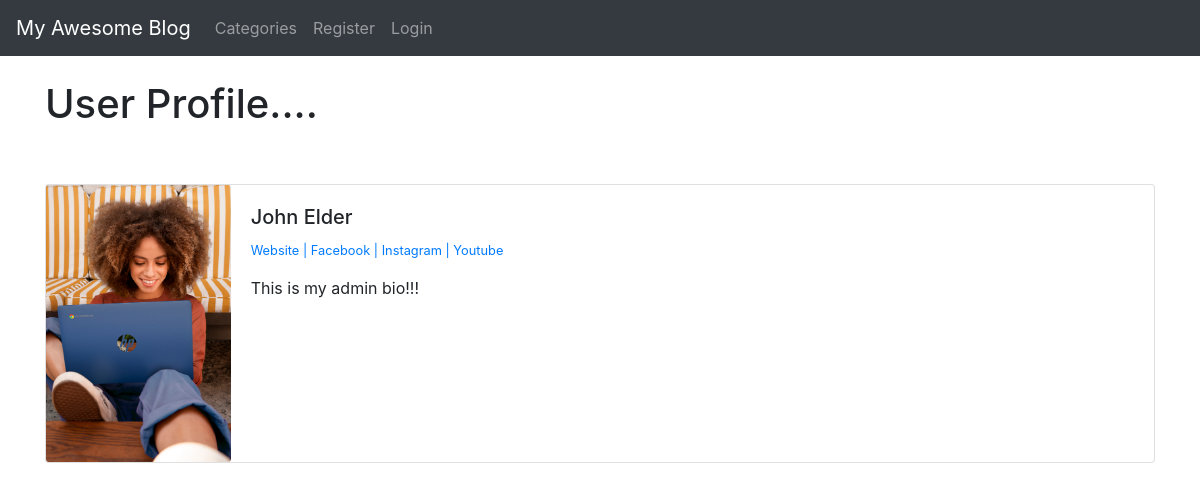
/members/1/profile/, run on the app's committed database.
### theblog/models.py (models this page shows, shortened)
class Profile(models.Model):
    user = models.OneToOneField(User,null=True, on_delete=models.CASCADE)
    bio=models.TextField()
    profile_pic= models.ImageField(null=True, blank=True, upload_to='images/profile/')
    website_url = models.CharField(max_length=1000,null=True,blank=True)
    facebook_url = models.CharField(max_length=1000, null=True, blank=True)
    twitter_url = models.CharField(max_length=1000, null=True, blank=True)
    instagram_url = models.CharField(max_length=1000, null=True, blank=True)
    youtube_url = models.CharField(max_length=1000, null=True, blank=True)

### members/views.py (the view)
# urls.py: path('<int:pk>/profile/', ShowProfilePageView.as_view(), name='show_profile_page'),
class ShowProfilePageView(DetailView):
    model=Profile
    template_name = 'registration/user_profile.html'
    def get_context_data(self, *args, **kwargs):
        context = super(ShowProfilePageView, self).get_context_data(*args, **kwargs)
        page_user=get_object_or_404(Profile,id=self.kwargs['pk'])
        context['page_user'] = page_user
        return context

### members/templates/registration/user_profile.html (shortened to what this page needs)
{% extends 'base.html' %}
{% load static %}
{% block content %}
<h1>User Profile....</h1>
<br/><br/>
<div class="card mb-3" >
  <div class="row no-gutters">
    <div class="col-md-2">
        {% if page_user.profile_pic %}
      <img src="{{page_user.profile_pic.url}}" class="card-img"  alt="...">
        {% else %}
        <img src="{% static 'theblog/images/istockphoto-522855255-612x612.jpg'%}" class="card-img"  alt="...">
        {% endif %}
    </div>
    <div class="col-md-10">
      <div class="card-body">
        <h5 class="card-title">{{page_user.user.first_name}} {{page_user.user.last_name}}</h5>
          <p class="small text-muted">
              {% if page_user.website_url %}
             <a href="{{page_user.website_url}}"> Website |</a>
              {% endif %}
              {% if page_user.facebook_url %}
              <a href="{{page_user.facebook_url}}">Facebook |</a>
              {% endif %}
              {% if page_user.instagram_url %}
              <a href="{{page_user.instagram_url}}">Instagram | </a>
              {% endif %}
              {% if page_user.youtube_url %}
              <a href="{{page_user.youtube_url}}">Youtube</a>
              {% endif %}
          </p>
        <p class="card-text">{{page_user.bio}}</p>
      </div>
    </div>
  </div>
</div>
{% endblock %}

### data on the page
Profile: profile_pic (picture), user.first_name "John", user.last_name "Elder", bio "This is my admin bio!!!"
